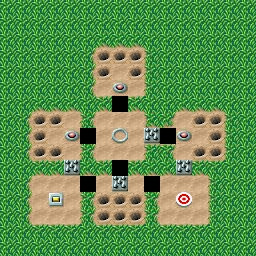

A 2D game scene composited from a Tiled map and its tileset images. What follows is a short description and the map's XML, with each tile layer's data collapsed to a summary:
An orthogonal 16x16 tile map with 16x16 px tiles, 3 tile layers (Grass, Ground, Wall), 2 tilesets and 37 objects (21x Carrot, 4x Trap, 4x 2_Rotate, 2x Convertor_Left, ConvertorButton, ...).

<map version="1.10" tiledversion="1.10.1" orientation="orthogonal" renderorder="right-down" width="16" height="16" tilewidth="16" tileheight="16" infinite="0" nextlayerid="153" nextobjectid="577">
 <properties>
  <property name="excalibur" type="bool" value="true" />
 </properties>
 <tileset firstgid="1" name="tileset" tilewidth="16" tileheight="16" tilecount="48" columns="8">
  <image source="1level.png" width="128" height="96" />
 </tileset>
 <tileset firstgid="49" name="tile_finish" tilewidth="16" tileheight="16" tilecount="4" columns="4">
  <image source="tile_finish.png" width="64" height="16" />
  <tile id="0">
   <animation>
    <frame tileid="0" duration="90" />
    <frame tileid="1" duration="90" />
    <frame tileid="2" duration="90" />
    <frame tileid="3" duration="90" />
   </animation>
  </tile>
 </tileset>
 <layer id="137" name="Grass" width="16" height="16">
  <data>[256 cells, 127 non-empty, 1 distinct tile ids]</data>
 </layer>
 <layer id="138" name="Ground" width="16" height="16">
  <data>[256 cells, 66 non-empty, 7 distinct tile ids]</data>
 </layer>
 <objectgroup id="147" name="Traps">
  <object id="562" name="Trap" gid="31" x="144" y="144" width="16" height="16">
   <properties>
    <property name="CollisionType" value="Passive" />
   </properties>
  </object>
  <object id="563" name="Trap" gid="31" x="176" y="176" width="16" height="16">
   <properties>
    <property name="CollisionType" value="Passive" />
   </properties>
  </object>
  <object id="564" name="Trap" gid="31" x="112" y="192" width="16" height="16">
   <properties>
    <property name="CollisionType" value="Passive" />
   </properties>
  </object>
  <object id="565" name="Trap" gid="31" x="64" y="176" width="16" height="16">
   <properties>
    <property name="CollisionType" value="Passive" />
   </properties>
  </object>
 </objectgroup>
 <objectgroup id="150" name="ConvertorButtons">
  <properties>
   <property name="array" value="ConvertorButton=true" />
  </properties>
  <object id="570" name="ConvertorButton" gid="39" x="48" y="208" width="16" height="16" />
 </objectgroup>
 <objectgroup id="152" name="Rotate">
  <object id="572" name="2_Rotate" gid="30" x="112" y="112" width="16" height="16">
   <properties>
    <property name="CollisionType" value="Passive" />
    <property name="state" value="Y" />
   </properties>
  </object>
  <object id="573" name="2_Rotate" gid="30" x="112" y="176" width="16" height="16">
   <properties>
    <property name="CollisionType" value="Passive" />
    <property name="state" value="Y" />
   </properties>
  </object>
  <object id="575" name="2_Rotate" gid="29" x="160" y="144" width="16" height="16">
   <properties>
    <property name="CollisionType" value="Passive" />
    <property name="state" value="X" />
   </properties>
  </object>
  <object id="576" name="2_Rotate" gid="29" x="80" y="144" width="16" height="16">
   <properties>
    <property name="CollisionType" value="Passive" />
    <property name="state" value="X" />
   </properties>
  </object>
 </objectgroup>
 <objectgroup id="149" name="Convertor">
  <object id="568" name="Convertor_Left" gid="41" x="80" y="192" width="16" height="16">
   <properties>
    <property name="CollisionType" value="Passive" />
   </properties>
  </object>
  <object id="569" name="Convertor_Left" gid="1073741865" x="144" y="192" width="16" height="16">
   <properties>
    <property name="CollisionType" value="Passive" />
   </properties>
  </object>
 </objectgroup>
 <objectgroup id="151" name="Finish">
  <object id="571" name="Finish" gid="45" x="176" y="208" width="16" height="16">
   <properties>
    <property name="CollisionType" value="Passive" />
   </properties>
  </object>
 </objectgroup>
 <objectgroup id="146" name="Carrots">
  <object id="541" name="Carrot" gid="20" x="128" y="208" width="16" height="16">
   <properties>
    <property name="CollisionType" value="Passive" />
   </properties>
  </object>
  <object id="542" name="Carrot" gid="20" x="112" y="208" width="16" height="16">
   <properties>
    <property name="CollisionType" value="Passive" />
   </properties>
  </object>
  <object id="543" name="Carrot" gid="20" x="96" y="208" width="16" height="16">
   <properties>
    <property name="CollisionType" value="Passive" />
   </properties>
  </object>
  <object id="544" name="Carrot" gid="20" x="128" y="224" width="16" height="16">
   <properties>
    <property name="CollisionType" value="Passive" />
   </properties>
  </object>
  <object id="545" name="Carrot" gid="20" x="112" y="224" width="16" height="16">
   <properties>
    <property name="CollisionType" value="Passive" />
   </properties>
  </object>
  <object id="546" name="Carrot" gid="20" x="96" y="224" width="16" height="16">
   <properties>
    <property name="CollisionType" value="Passive" />
   </properties>
  </object>
  <object id="547" name="Carrot" gid="20" x="208" y="160" width="16" height="16">
   <properties>
    <property name="CollisionType" value="Passive" />
   </properties>
  </object>
  <object id="548" name="Carrot" gid="20" x="192" y="128" width="16" height="16">
   <properties>
    <property name="CollisionType" value="Passive" />
   </properties>
  </object>
  <object id="549" name="Carrot" gid="20" x="208" y="128" width="16" height="16">
   <properties>
    <property name="CollisionType" value="Passive" />
   </properties>
  </object>
  <object id="550" name="Carrot" gid="20" x="208" y="144" width="16" height="16">
   <properties>
    <property name="CollisionType" value="Passive" />
   </properties>
  </object>
  <object id="551" name="Carrot" gid="20" x="192" y="160" width="16" height="16">
   <properties>
    <property name="CollisionType" value="Passive" />
   </properties>
  </object>
  <object id="552" name="Carrot" gid="20" x="96" y="64" width="16" height="16">
   <properties>
    <property name="CollisionType" value="Passive" />
   </properties>
  </object>
  <object id="553" name="Carrot" gid="20" x="112" y="64" width="16" height="16">
   <properties>
    <property name="CollisionType" value="Passive" />
   </properties>
  </object>
  <object id="554" name="Carrot" gid="20" x="128" y="64" width="16" height="16">
   <properties>
    <property name="CollisionType" value="Passive" />
   </properties>
  </object>
  <object id="555" name="Carrot" gid="20" x="128" y="80" width="16" height="16">
   <properties>
    <property name="CollisionType" value="Passive" />
   </properties>
  </object>
  <object id="556" name="Carrot" gid="20" x="96" y="80" width="16" height="16">
   <properties>
    <property name="CollisionType" value="Passive" />
   </properties>
  </object>
  <object id="557" name="Carrot" gid="20" x="48" y="128" width="16" height="16">
   <properties>
    <property name="CollisionType" value="Passive" />
   </properties>
  </object>
  <object id="558" name="Carrot" gid="20" x="32" y="128" width="16" height="16">
   <properties>
    <property name="CollisionType" value="Passive" />
   </properties>
  </object>
  <object id="559" name="Carrot" gid="20" x="32" y="144" width="16" height="16">
   <properties>
    <property name="CollisionType" value="Passive" />
   </properties>
  </object>
  <object id="560" name="Carrot" gid="20" x="48" y="160" width="16" height="16">
   <properties>
    <property name="CollisionType" value="Passive" />
   </properties>
  </object>
  </objectgroup>
 <objectgroup id="140" name="RotateButtons">
  <properties>
   <property name="array" value="RotateButton1=true,RotateButton2=false,RotateButton3=true" />
  </properties>
  <!-- 3 objects omitted --></objectgroup>
 <layer id="148" name="Wall" width="16" height="16">
  <data>[256 cells, 57 non-empty, 10 distinct tile ids]</data>
 </layer>
 <objectgroup id="139" name="Camera">
  <!-- 1 objects omitted --></objectgroup>
</map>
<!-- 5 of 37 objects omitted -->
